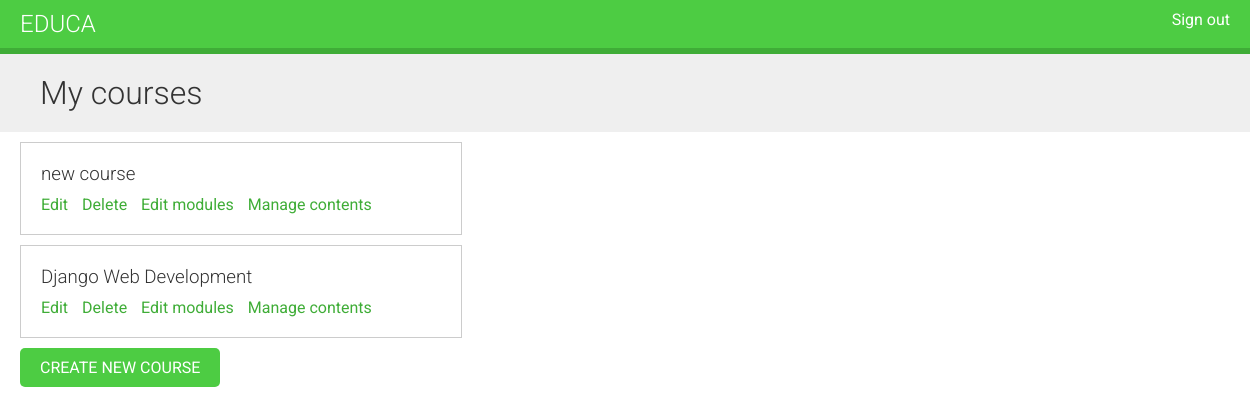
Screenshot of /courses/ (signed in) with the database file from the repository.
### courses/models.py (models this page shows, shortened)
class Course(models.Model):
    instructor = models.ForeignKey(settings.AUTH_USER_MODEL,on_delete=models.CASCADE,related_name="created_courses")
    subject = models.ForeignKey(Subject,on_delete=models.CASCADE,related_name='courses')
    title = models.CharField(max_length=200)
    slug = models.SlugField()
    overview = models.TextField(blank=True,null=True)
    created = models.DateTimeField(auto_now_add=True)
    updated = models.DateTimeField(auto_now=True)
    class Meta:
        ordering = ['-created']

### courses/views.py (the view)
# urls.py: path("courses/",views.CourseManageListView.as_view(),name="course-manage-list"),
class CourseManageListView(CourseOwnerMixin,ListView):
    template_name = "courses/manage/course/list.html"
    permission_required = "courses.view_course"

### courses/views.py (called while the page is built)
    def get_queryset(self):
        qs = super().get_queryset()
        return qs.filter(instructor=self.request.user)

### courses/templates/courses/manage/course/list.html (shortened to what this page needs)
{% extends "base.html" %}
{% block content %}
  <h1>My courses</h1>
  <div class="module">
    {% for course in object_list %}
      <div class="course-info">
        <h3>{{ course.title }}</h3>
        <p>
          <a href="{% url "courses:course-edit" course.id %}">Edit</a>
          <a href="{% url "courses:course-delete" course.id %}">Delete</a>
          <a href="{% url "courses:course-module-update" course.id %}">Edit modules</a>
          {% if course.modules.count > 0 %}
            <a href="{% url "courses:module-content-list" course.modules.first.id %}">
            Manage contents</a>
          {% endif %}
        </p>
      </div>
    {% empty %}
      <p>You haven't created any courses yet.</p>
    {% endfor %}
    <p>
      <a href="{% url "courses:course-create" %}" class="button">Create new course</a>
    </p>
  </div>
{% endblock %}

### courses/static/css/base.css (style rules this page uses)
body { margin:0; font-family:'Roboto', sans-serif; font-weight:400; color:#333; }
a { color:#3fad37; text-decoration:none; }
h1, h2, h3, h4, h5, h6 { font-family:'Roboto', sans-serif; font-weight:300; }
h1 { background:#efefef; width:100%; overflow:auto; padding:20px 0 20px 40px; margin:0; }
.module { padding:10px 20px; float:left; width:600px; }
.module h3 { margin:20px 0 0; padding:0; width:100%; }
.module p { margin:10px 0 20px; width:100%; float:left; }
input[type=submit], a.button { border-radius:5px; background:#4dcc43; color:#fff; font-size:16px; text-transform:uppercase; border:none; padding:10px 20px; margin:20px 0; }
.course-info { border:1px solid #ccc; padding:0 20px; margin-bottom:10px; width:400px; overflow:auto; }
.course-info a { margin-right:10px; }

### rows the page displays
Course: title "new course", shows "Manage contents"
Course: title "Django Web Development", shows "Manage contents"
